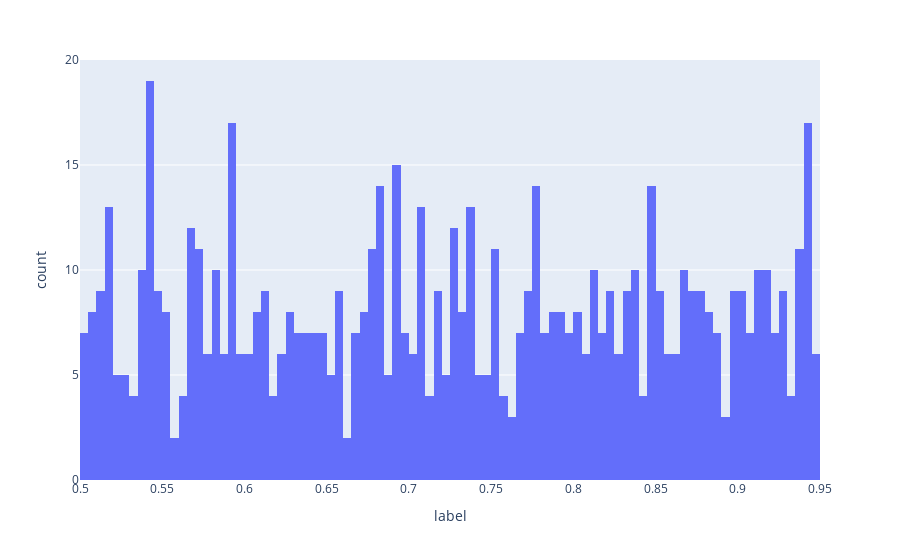

This figure's notebook cell:
### Code cell
import matplotlib.pyplot as plt
num = 20
k=np.random.randint(len(y_train))
images = x_train[k:(k+num)]
labels = y_train[k:(k+num)]
num_row = 2
num_col = 10
# plot images
fig, axes = plt.subplots(num_row, num_col, figsize=(1.5*num_col,2*num_row))
for i in range(num):
    ax = axes[i//num_col, i%num_col]
    ax.imshow(images[i], cmap='gray')
    ax.set_title('Label: {}'.format(labels[i]))
plt.tight_layout()
plt.show()

import plotly.express as px
df = pd.DataFrame(y_train, columns=['label'])
fig = px.histogram(df, x='label', nbins=100)
fig.show()

### Figure 1 — Plotly figure (JSON) as saved in the notebook; plotly's stock layout.template omitted (floating-point values rounded to 4 significant figures; data arrays with more than 128 entries replaced by an {"elided": "..."} marker saying what was removed)
{"data": [{"alignmentgroup": "True", "bingroup": "x", "hovertemplate": "label=%{x}<br>count=%{y}<extra></extra>", "legendgroup": "", "marker": {"color": "#636efa"}, "name": "", "nbinsx": 100, "offsetgroup": "", "orientation": "v", "showlegend": false, "type": "histogram", "x": {"elided": "730 float values"}, "xaxis": "x", "yaxis": "y"}], "layout": {"autosize": true, "barmode": "relative", "legend": {"tracegroupgap": 0}, "margin": {"t": 60}, "xaxis": {"anchor": "y", "autorange": true, "domain": [0, 1], "range": [0.5, 0.95], "title": {"text": "label"}, "type": "linear"}, "yaxis": {"anchor": "x", "autorange": true, "domain": [0, 1], "range": [0, 20], "title": {"text": "count"}}}}
